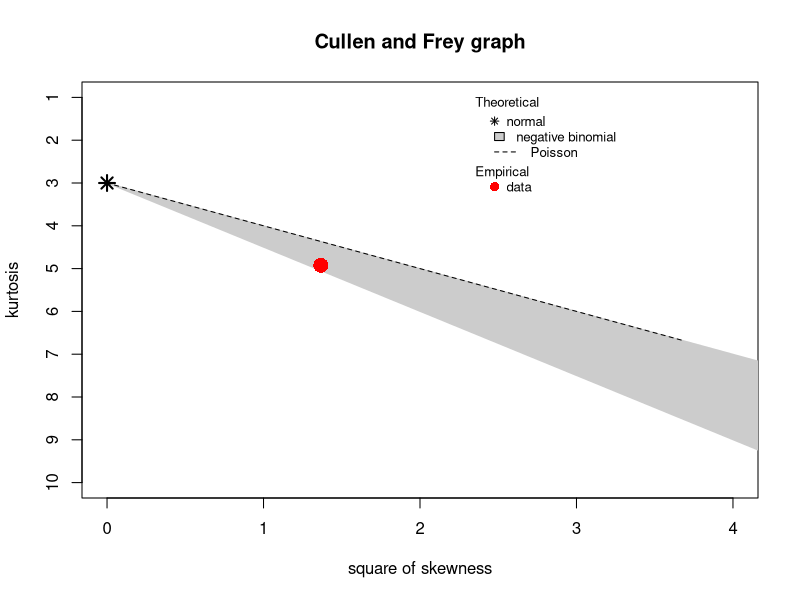
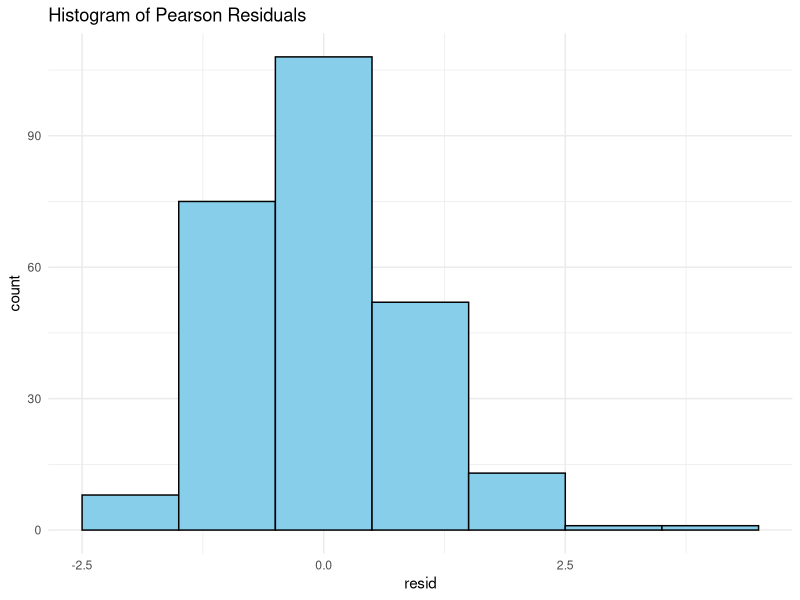
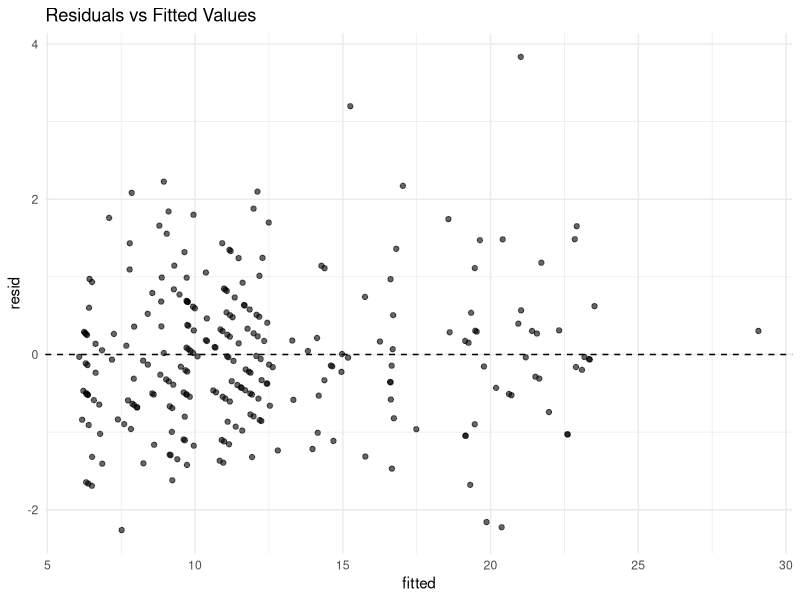
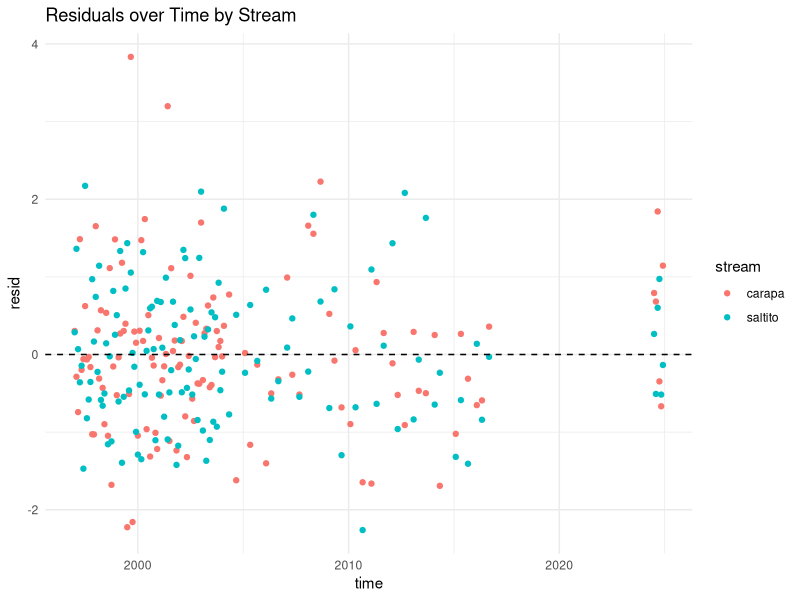
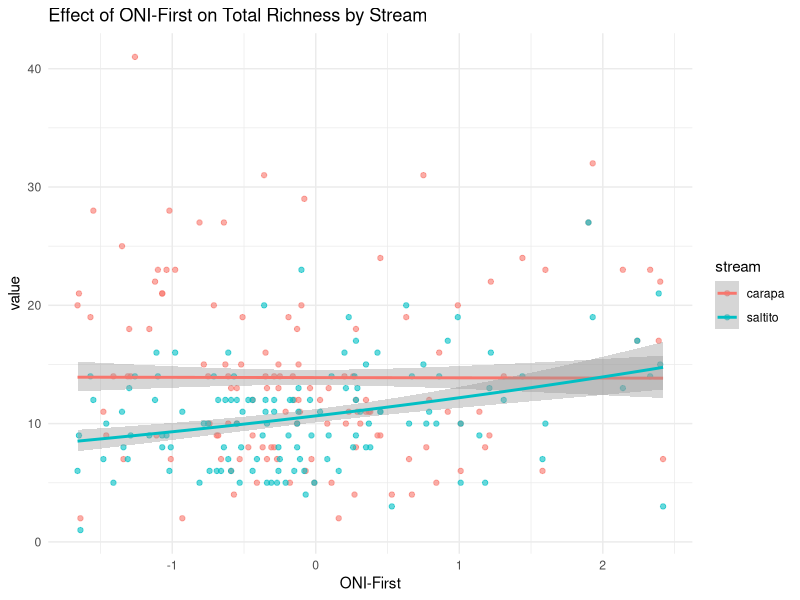

Write the R code that produced these figures, in order.
# -------------------------------
# Load libraries
# -------------------------------
library(readxl)
library(dplyr)
library(lubridate)
library(glmmTMB)
library(ggplot2)
library(fitdistrplus)

# -------------------------------
# Load data
# -------------------------------
laselva <- read_excel("laselva.xlsx", sheet = "alldata")

# -------------------------------
# Prepare data
# -------------------------------
# Convert Date to proper Date object
laselva$Date <- dmy(paste0("01-", laselva$Date))  # e.g., "Jan-1997" -> "1997-01-01"

# Extract Year and Month index
laselva$Year <- year(laselva$Date)
laselva$Month_idx <- month(laselva$Date)

# Make stream a factor
laselva$stream <- factor(laselva$stream)

# Create factor for AR1 (unique time points)
laselva$time_f <- factor(laselva$Date, levels = sort(unique(laselva$Date)))

# Quick summary
summary(laselva$value)
fitdistrplus::descdist(laselva$value, discrete = TRUE)

# -------------------------------
# Fit negative binomial GLMM with AR1
# -------------------------------
m_oni_ar1 <- glmmTMB(
  value ~ `ONI-First` + stream + ar1(time_f | stream),  # AR1 autocorrelation by stream
  family = nbinom2,                                     # overdispersed counts
  data = laselva
)


summary(m_oni_ar1)

# -------------------------------
# Extract residuals
# -------------------------------
# Pearson residuals
resid_pearson <- residuals(m_oni_ar1, type = "pearson")

# Fitted values
fitted_vals <- fitted(m_oni_ar1)

# -------------------------------
# Residual plots
# -------------------------------

# 1️⃣ Histogram of Pearson residuals
ggplot(data.frame(resid = resid_pearson), aes(x = resid)) +
  geom_histogram(binwidth = 1, fill = "skyblue", color = "black") +
  theme_minimal() +
  labs(title = "Histogram of Pearson Residuals")

# 2️⃣ Residuals vs Fitted
ggplot(data.frame(resid = resid_pearson, fitted = fitted_vals), aes(x = fitted, y = resid)) +
  geom_point(alpha = 0.6) +
  geom_hline(yintercept = 0, linetype = "dashed") +
  theme_minimal() +
  labs(title = "Residuals vs Fitted Values")

# 3️⃣ Residuals over time by stream
ggplot(data.frame(resid = resid_pearson, time = laselva$Date, stream = laselva$stream),
       aes(x = time, y = resid, color = stream)) +
  geom_point() +
  geom_hline(yintercept = 0, linetype = "dashed") +
  theme_minimal() +
  labs(title = "Residuals over Time by Stream")

# -------------------------------
# Optional: Check fitted effect of ONI-First
# -------------------------------
ggplot(laselva, aes(x = `ONI-First`, y = value, color = stream)) +
  geom_point(alpha = 0.6) +
  geom_smooth(method = "glm", method.args = list(family = "poisson"), se = TRUE) +
  theme_minimal() +
  labs(title = "Effect of ONI-First on Total Richness by Stream")
